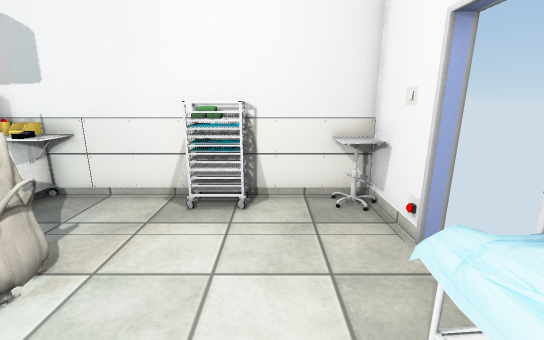
View 1 (above)

13 first-person views from a walk through a scene from a Unity 3-D project. The camera is 1.4 m above the floor, tilts 14° down and sees 90° across. The floor is counted in squares, 0.5 m on a side. Each view is taken from the middle of a square. On the plan, view 1 faces up. The plan holds only what a view shows up to about 19 squares ahead; the rest is blank. Some animated figures are not drawn. Door leaves are left out, so doorways stand open. Some surface patterns are stand-ins.

View 2
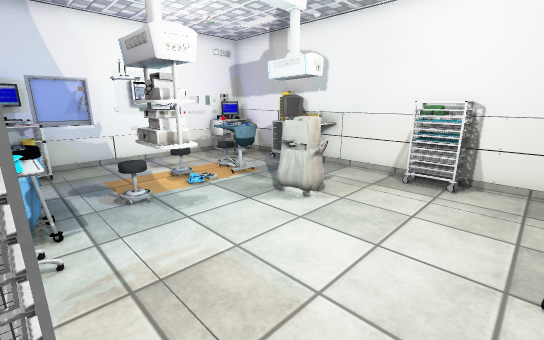

View 3
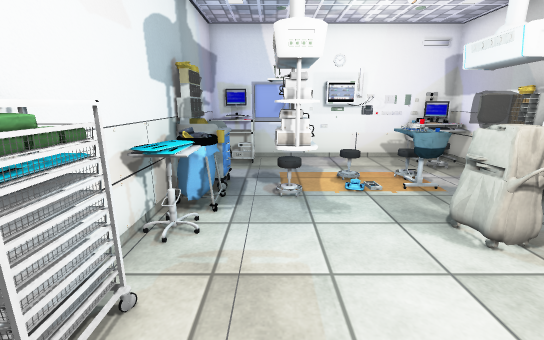

View 4
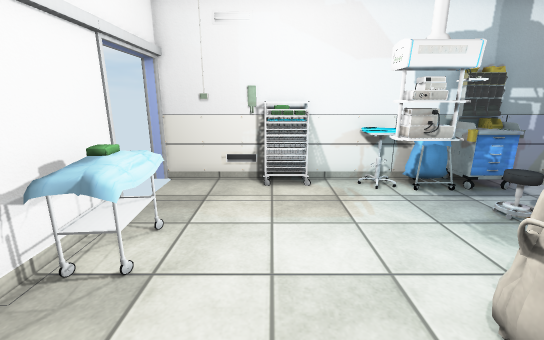

View 5
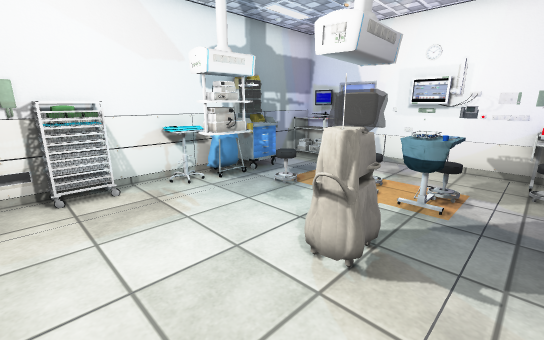

View 6
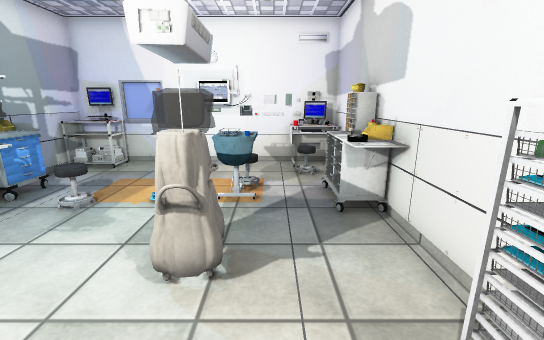

View 7
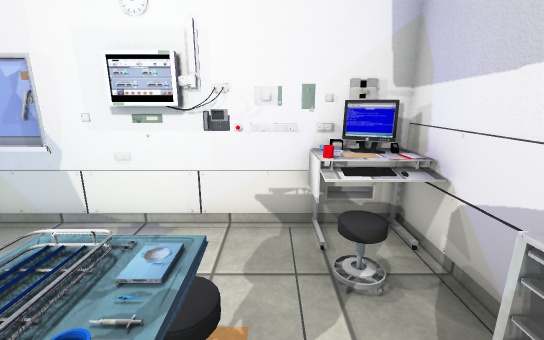

View 8
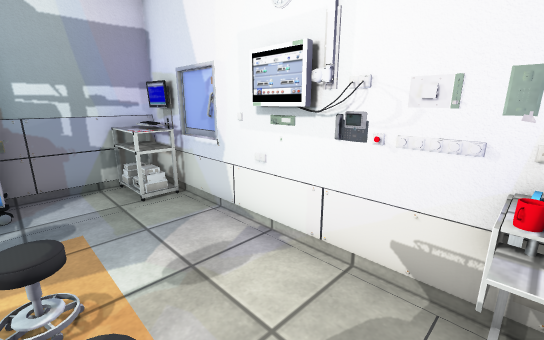

View 9
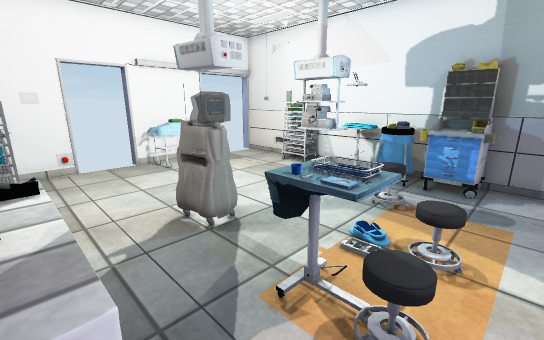

View 10
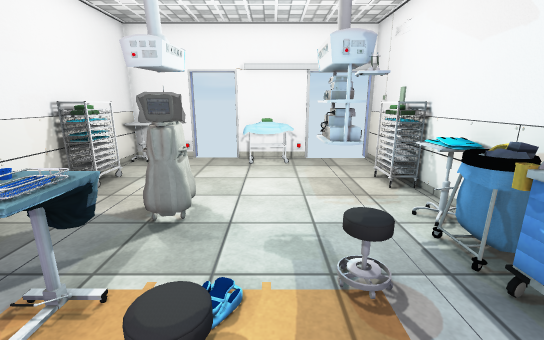

View 11
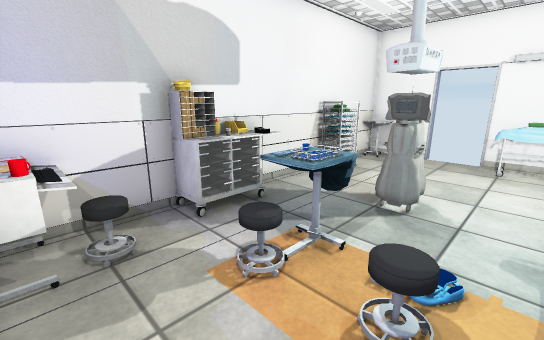

View 12
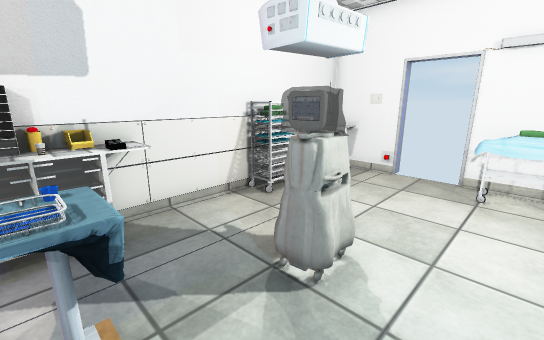

View 13
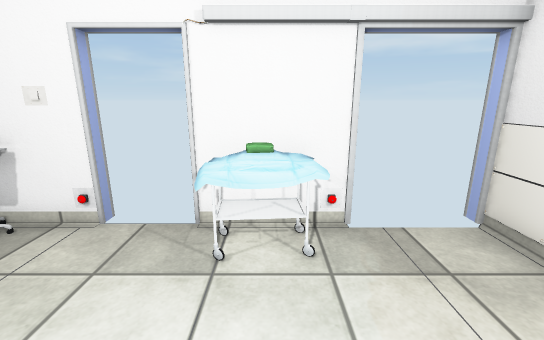

### Floor plan
Points are (right, up) in squares from view 1. A wall is a line through its corners. A room is listed if a view was taken in it or the views show most of it. See-through windows are left out.
Room 1 (views 1, 2, 3, 4, 5, 6, 7, 8, 9, 10, 11, 12, 13)
walls: (-2.1, -3.2) (-0.9, -3.2); (-1.4, 7.1) (-2.1, 7.1) (-2.1, 7.5); (-2.1, -3.6) (-2.1, -3.2) (-1.1, -3.1); (-9.4, 8) (-13, 8); (0.4, -4) (3.5, -4); (-13, -0.4) (-13, -4) (-1.4, -4); (3, -0.9) (3, 2.8); (3, 5) (3, 8) (-6.6, 8); (-12.8, -2.1) (-12.6, -3.2)
low walls: (1.4, 2.1) (2.4, 2.1); (1.4, 1.3) (1.4, 1.7); (1.4, 0.5) (1.3, 2.3); (1.3, 0) (1.3, 1); (1.4, 0.2) (1.6, 0.8); (1.4, 0.2) (1.5, 1) (1.5, 1.5); (1.8, 0.9) (1.8, 1.5) (2.2, 1.5); (2, 2) (1.4, 2) (1.4, 2.3) (2.3, 2.3); (2.4, 1.2) (2.4, 2.1)
ways out: open door at (3, -2.5); open door at (3, 4)
objects: other object (-13, 0); other object (-13, 1); radio (-13, 2); other object (-13, 3); TV (-13, 4); other object (-13, 5); other object (-13, 6); desk (-13, 7); table (-12, -3); other object (-12, -2); other object (-12, 2); mug (-12, 5); other object (-12, 6); desk (-12, 7); desk (-11, 6); keyboard (-11, 7); container (-9, -2); other object (-9, 3) to (-7, 5); table (-9, 7) to (-8, 7); other object (-9, 8); other object (-8, -3) to (-8, -2); bin (-8, 8); bin (-7, -3); stool (-7, -1) to (-7, 0); container (-7, 7) to (-7, 8); bin (-6, -3); other object (-6, -1); other object (-6, 6); other object (-6, 7); other object (-5, -4); pillow (-5, -3) to (-4, -3); other object (-5, -1) to (-4, 0); other object (-5, 3) to (-4, 4); other object (-5, 7); trolley (-1, -4); trolley (-1, 7); other object (0, -4); other object (2, 7); other object (3, 6)

Positions as (right, up) in squares from view 1, and headings:
1: (0, 0), facing up
2: (1, -3), facing up-left
3: (1, -1), facing left
4: (-1, 6), facing down
5: (0, 6), facing down-left
6: (0, 5), facing left
7: (-7, 5), facing left
8: (-9, 6), facing down-left
9: (-10, 7), facing down-right
10: (-11, 1), facing right
11: (-12, 1), facing up-right
12: (-8, 1), facing up-right
13: (-3, 1), facing right
